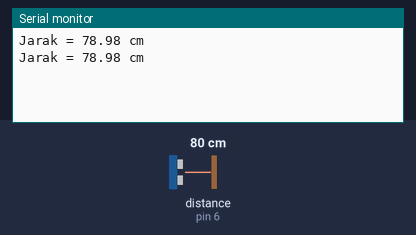
The sketch below on a simulated Arduino Uno, built with avr-gcc and run on an emulated ATmega328P. Parts: the last lines printed to the serial monitor. Wiring (inferred from the names in the program): ultrasonic range finder: trigger pin 7; echo pin 6. The inputs (shaded band) are chosen by the test bench; at power-on: distance to the obstacle (sensor on pin 6) 80 cm. The echo pulse lasts 58.3 µs per cm.

Above: at 3.0 s.
3.1 s: distance to the obstacle (sensor on pin 6) set to 2 cm
At 4.5 s:
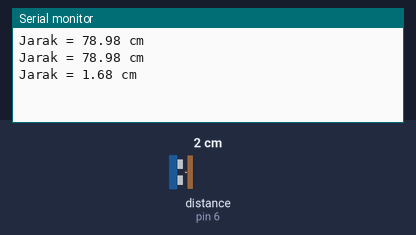
4.9 s: distance to the obstacle (sensor on pin 6) set to 4 cm
At 4.9 s:
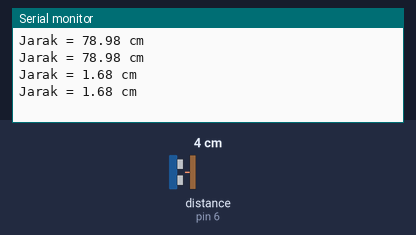
Timing chart, 0 to 7.9 s (numbered marks = the images above; inputs shaded):
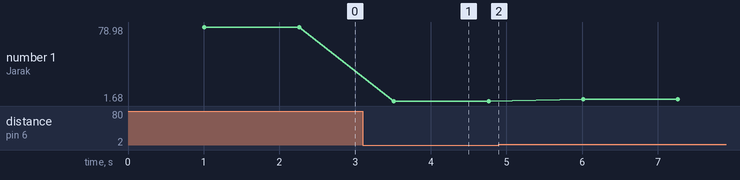

The sketch:

sen_su.ino
```cpp
int triger = 7;
int echo =6;

void setup() {
  Serial.begin(9600);
  pinMode (triger,OUTPUT);
  pinMode (echo,INPUT);
}

void loop() {
  float duration, distance;
  digitalWrite(triger,LOW);
  delay(1000);
  digitalWrite(triger,HIGH);
  delayMicroseconds(10);
  digitalWrite(triger,LOW);
  duration = pulseIn(echo,HIGH);
  distance = (duration/2)*0.0340;

  Serial.print("Jarak = ");
  Serial.print(distance);
  Serial.print(" cm");
  Serial.println();

  delay(250);
}
```

Measured:
- after the input at 3.1 s, the serial monitor: prints a new line after 0.41 s (image 1)
- plotted number 1: 78.98 → 1.68 after the input at 3.1 s, 1.68 → 3.66 after the input at 4.9 s
